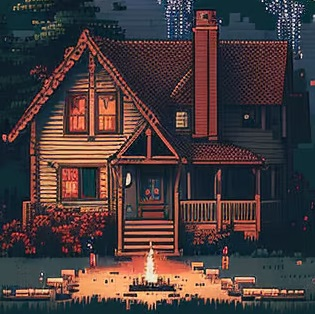
#> input picture Steganografia/image_for_encryption.jpg, 315 x 314 px
$ jupyter execute Stenografia.ipynb
#> lines starting #> are read from the running program, lines starting #| are printed output that depends on the picture
# **Stenografia**

## **Podstawy kryptografii**

*Ivan Kaliadzich*

### Biblitoteki

[cell 1]
from PIL import Image
import numpy as np
import string
import random
import matplotlib.pyplot as plt
import matplotlib.image as mpimg
from ipywidgets import interact, IntSlider
from IPython.display import display

### Odczytanie zdjęcia

[cell 2]
image_path = 'image_for_encryption.jpg'
img = Image.open(image_path)
#> img is the input picture: PIL image 315x314 RGB; mean R, G, B 71.5, 58.6, 59.7
num_pixels = img.width * img.height
#> num_pixels = 98910

plt.imshow(img)
#> (this line was passed over: IPython is not available in this run)
plt.axis('off')
#> (this line was passed over: IPython is not available in this run)
plt.title("Obraz wejściowy")
#> (this line was passed over: IPython is not available in this run)
plt.show()
print(f"Liczba pikseli: {num_pixels}")
#| Liczba pikseli: 98910

### Generowanie wiadomości

[cell 3]
def generate_random_text(length):
    char = string.ascii_letters + string.digits + ' '
    random_text = ''.join(random.choice(char) for _ in range(length))
    return random_text

num_chars = num_pixels //3
#> num_chars = 32970
random_text = generate_random_text(num_chars)
print(f"Losowa wiadomość (długość = {len(random_text)}):",'\n', random_text)
#> (printed output is left out)

### Konwertacja tekstu na ciąg bitów

[cell 4]
def text_to_bin(text):
    return ''.join(format(ord(c), '08b') for c in text)

### Szyfrowanie

[cell 5]
def encryption(image_path, text):
#> called with image_path = 'image_for_encryption.jpg'
    image = Image.open(image_path).convert('RGB')
    arr = np.array(image)
    binary_text = text_to_bin(text) + '00000000'
    data_iter = iter(binary_text)

    for i in range(arr.shape[0]):
        for j in range(arr.shape[1]):
            pixel = list(arr[i,j])

            for k in range(3): # dla R, G, B
                try:
                    bit = next(data_iter)
                except StopIteration:
                    img_modified = Image.fromarray(arr)
                    return img_modified

                if bit == '0':
                    pixel[k] &= 0b11111110
                else:
                    pixel[k] |= 0b00000001

            arr[i, j] = tuple(pixel)

    img_modified = Image.fromarray(arr)
    return img_modified

### Wynik szyfrowania

[cell 6]
encrypted_picture = encryption(image_path, random_text)
plt.imshow(encrypted_picture)
#> (this line was passed over: IPython is not available in this run)
plt.axis('off')
#> (this line was passed over: IPython is not available in this run)
plt.title("Obraz wyjściowy")
#> (this line was passed over: IPython is not available in this run)
plt.show()

Nie bardzo widać różnicy między obrazem wejściowym i wyjściowym, dlatego zrobimy deszyfrowanie, żeby sprawdzić poprawnośc.

### Sprawdzenie wyników

[cell 7]
def verification(image_path, length):
#> called with image_path = 'modified_image.png', length = 32970
    img = Image.open(image_path).convert('RGB')
    arr = np.array(img)

    binary_text = ''

    for i in range(arr.shape[0]):
        for j in range(arr.shape[1]):
            pixel = arr[i, j]
            for k in range(3):
                binary_text += str(pixel[k] & 1)

    all_bytes = [binary_text[i:i + 8] for i in range(0, len(binary_text), 8)]
#> all_bytes = 37092 items
    decoded_text = ''

    for byte in all_bytes:
        if len(decoded_text) < length:
            decoded_text += chr(int(byte, 2))
        else:
            break
#> this loop made 32971 passes
#> (byte, decoded_text) on passes 1 to 12: ('00110010', '2'), ('01111001', '2y'), ('01010111', '2yW'), ('00110100', '2yW4'), ('01000001', '2yW4A'), ('01100011', '2yW4Ac'), ('01110001', '2yW4Acq'), ('00111001', '2yW4Acq9'), ('01000111', '2yW4Acq9G'), ('01000110', '2yW4Acq9GF'), ('01111010', '2yW4Acq9GFz'), ('00110110', '2yW4Acq9GFz6')
#> byte on passes 41 to 46: '01100111', '01010101', '01100101', '00110101', '00110010', '01010010'

    return decoded_text


modified_image_path = 'modified_image.png'
encrypted_picture.save(modified_image_path)
decrypted_text = verification(modified_image_path, len(random_text))
is_same = decrypted_text == random_text
#> is_same = True
#> the sliders are set to bit_position = 7

print(f"Czy deszyfrowany tekst jest taki sam jak tekst oryginalny? {is_same}")

### Suwak
Żeby polepszyć widoczność, dodaję suwak, aby zmieniać nie ostatni bit, a moglibyśmy wybierać jaki zmieniać.

[cell 8]
# przepana funkcja 'encryption', ale z dodatkową zmienną

def encryption_slider(image_path, text, bit_position):
#> called with image_path = 'image_for_encryption.jpg', bit_position = 7
    image = Image.open(image_path).convert('RGB')
    arr = np.array(image)
    binary_text = text_to_bin(text) + '00000000'
    data_iter = iter(binary_text)

    for i in range(arr.shape[0]):
        for j in range(arr.shape[1]):
            pixel = list(arr[i,j])

            for k in range(3):
                try:
                    bit = next(data_iter)
                except StopIteration:
                    img_modified = Image.fromarray(arr)
                    return img_modified

                mask = 1 << bit_position
                if bit == '0':
                    pixel[k] &= ~mask
                else:
                    pixel[k] |= mask
            arr[i, j] = tuple(pixel)
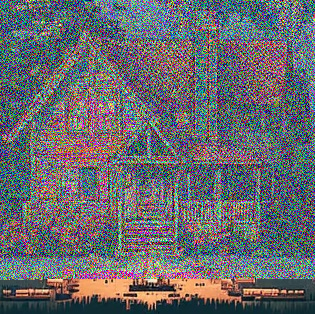
#> arr: shape (314, 315, 3); mean R, G, B 104.2, 104.8, 109.6

    img_modified = Image.fromarray(arr)
    return img_modified


def change_picture(bit_position):
    modified_img = encryption_slider(image_path, random_text, bit_position)
    display(modified_img)


def slider():
    interact(change_picture, bit_position=IntSlider(min=0, max=7, step=1, value=7))


slider()
